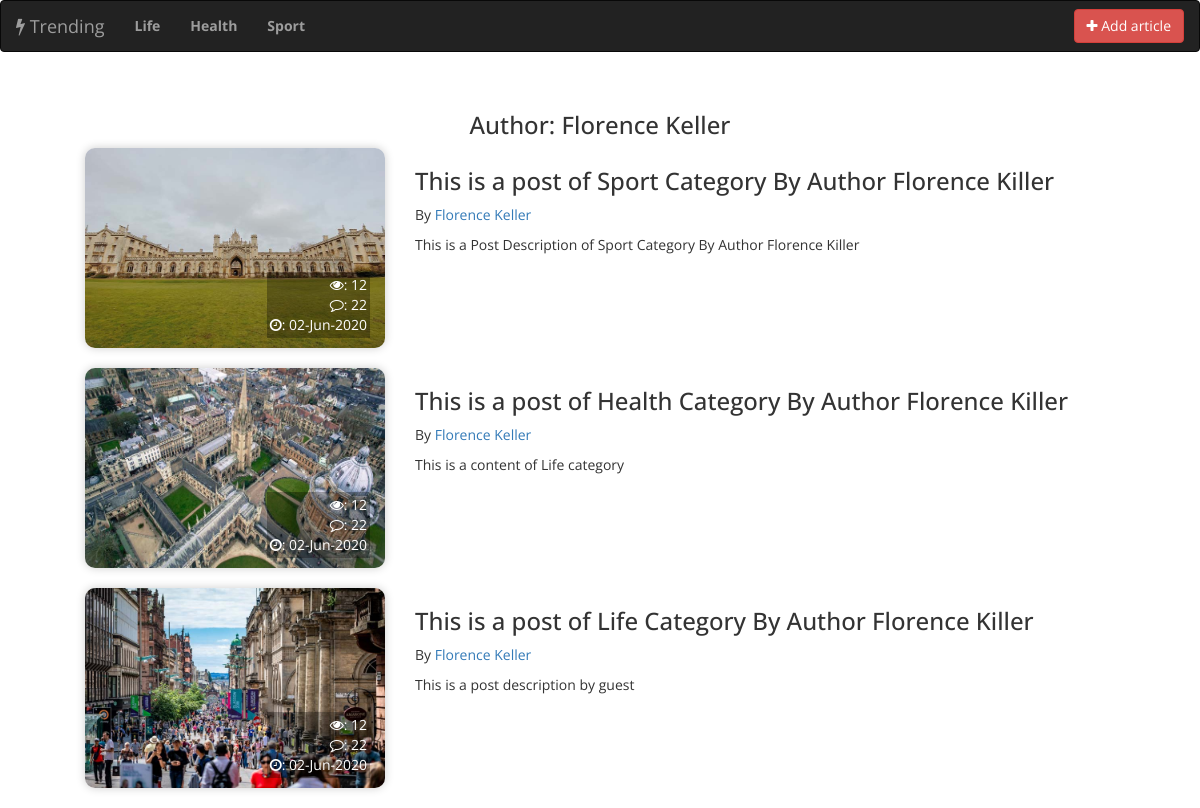
Screenshot of /authors/1 with the database file from the repository.
### tables this page shows
CREATE TABLE `categories` (
  `id` int(100) NOT NULL,
  `name` varchar(100) DEFAULT NULL,
  `created_at` timestamp NULL DEFAULT CURRENT_TIMESTAMP,
  `featured` int(10) NOT NULL DEFAULT '0',
  `slug` varchar(100) NOT NULL
);

CREATE TABLE `authors` (
  `id` int(100) NOT NULL,
  `name` varchar(100) DEFAULT NULL
);

CREATE TABLE `articles` (
  `id` int(100) NOT NULL,
  `authors` int(100) DEFAULT NULL,
  `title` longtext,
  `category` int(100) DEFAULT NULL,
  `content` longtext,
  `image` varchar(100) DEFAULT NULL,
  `created_at` timestamp NOT NULL DEFAULT CURRENT_TIMESTAMP,
  `active_status` int(10) NOT NULL DEFAULT '0'
);

### application/controllers/Web.php (called while the page is built, shortened)
<?php
class Web extends CI_Controller {
	public function authors($authors)
	{
		if($this->session->userdata('category'))
		{
			$cat = $this->session->userdata('category');
			$cond = " and category = '$cat'";
		}
		else
		{
			$cond = "";
		}
		$data['articles'] = $this->MainModel->custom_query("select * from articles where active_status = '1' and authors = '$authors' ".$cond." order by created_at desc");
		$this->load->view('web/authors',$data);
	}
}

### index.php (called while the page is built, shortened)
<?php
require_once BASEPATH.'core/CodeIgniter.php';

### application/helpers/custom_helper.php (called while the page is built, shortened)
<?php
if (! function_exists('GetForeignKey')) {
    function GetForeignKey($table,$where_col,$where_id,$fetch_col)
    {
       $ci = get_instance();
       $query = $ci->db->select($fetch_col)->where($where_col,$where_id)->get($table);
       $result = $query->row_array();
       return $result[$fetch_col];
    }
}
if (! function_exists('GetFeaturedCategories')) {
    function GetFeaturedCategories()
    {
       $ci = get_instance();
       $query = $ci->db->select('*')->where('featured','1')->order_by('id','ASC')->get('categories');
       $result = $query->result_array();
       return $result;
    }
}
?>

### application/models/MainModel.php (called while the page is built, shortened)
<?php
class MainModel extends CI_Model {
public function custom_query($query)
{
return $this->db->query($query)->result_array();
}
}

### application/views/web/authors.php (the view, shortened to what this page needs)
<!DOCTYPE html>
<html lang="en">
  <?php error_reporting(0); include 'header.php'; ?>
<body>
<?php include 'nav.php'; ?>
<div class="container-fluid"><br>
  <div class="container">
    <div class="row">
    <div class="col-md-12 text-center">
      <h3>Author: <?= $this->uri->segment(2)==0 ? 'GUEST' : GetForeignKey('authors','id',$this->uri->segment(2),'name');?></h3>
    </div>
    <?php if($articles ): foreach($articles as $key): ?>
    <div class="row">
      <div class="col-md-4 text-right">
        <img src="<?= site_url('assets/uploads/articles/'.$key['image']);?>" class="img-block">
        <div class="div-overlay">
          <span><i class="fa fa-eye"></i>: 12</span> <br> <span><i class="fa fa-comment-o"></i>: 22</span> <br> <span><i class="fa fa-clock-o"></i>: <?= date('d-M-Y',strtotime($key['created_at'])); ?></span>
          </div>
        </div>
      <div class="col-md-8">
        <h3><?= $key['title'];?></h3>
        <p>By <a href="<?= site_url('authors/'.$key['authors']); ?>"><?= $key['authors'] == 0 ? 'GUEST' : GetForeignKey('authors','id',$key['authors'],'name');?></a></p>
        <p><?= $key['content']; ?></p>
      </div>
    </div>
    <br>
   <?php endforeach; else: ?>
   <p>No more articles</p>
   <?php endif; ?>
    </div>
  </div>
</div>
</body>
</html>

### application/views/web/nav.php
<nav class="navbar navbar-inverse">
  <div class="container-fluid">
    <div class="navbar-header">
      <a class="navbar-brand text-white" href="<?= site_url('feeds/0');?>"><i class="fa fa-flash"></i> Trending</a>
    </div>
    <ul class="nav navbar-nav">
      <?php
      $categories = GetFeaturedCategories();
      foreach($categories as $category):?>
      <?php if($this->uri->segment(1)=='authors'): ?>
        <li><a href="<?= site_url('authorfeeds/'.$category['id'].'/'.$this->uri->segment(2));?>"><b><?= $category['name']; ?></b></a></li>
      <?php else: ?>
      <li><a href="<?= site_url('feeds/'.$category['id']);?>"><b><?= $category['name']; ?></b></a></li>
    <?php endif; ?>
      <?php endforeach; ?>
    </ul>
    <a class="btn btn-danger navbar-btn pull-right" href="<?= site_url('add-article'); ?>"><i class="fa fa-plus"></i> Add article</a>
  </div>
</nav>

### application/views/web/header.php (style rules this page uses)
body { font-family: 'Open Sans', sans-serif; }
.img-block { width:300px;height:200px; border-radius: 10px; box-shadow: rgba(0, 0, 0, 0.2) 0px 0px 10px 0px; }
.div-overlay { background: rgba(0,0,0,0.3); padding:3px;position: absolute;bottom:10px;right:30px;color:white;text-align: right; }

### rows the page displays
categories: name "Life"
categories: name "Health"
categories: name "Sport"
authors: name "Florence Keller"
articles: image (picture), created_at "02-Jun-2020", title "This is a post of Sport Category By Author Florence Killer", authors.name "Florence Keller", content "This is a Post Description of Sport Category By Author Florence Killer"
articles: image (picture), created_at "02-Jun-2020", title "This is a post of Health Category By Author Florence Killer", authors.name "Florence Keller", content "This is a content of Life category"
articles: image (picture), created_at "02-Jun-2020", title "This is a post of Life Category By Author Florence Killer", authors.name "Florence Keller", content "This is a post description by guest"
